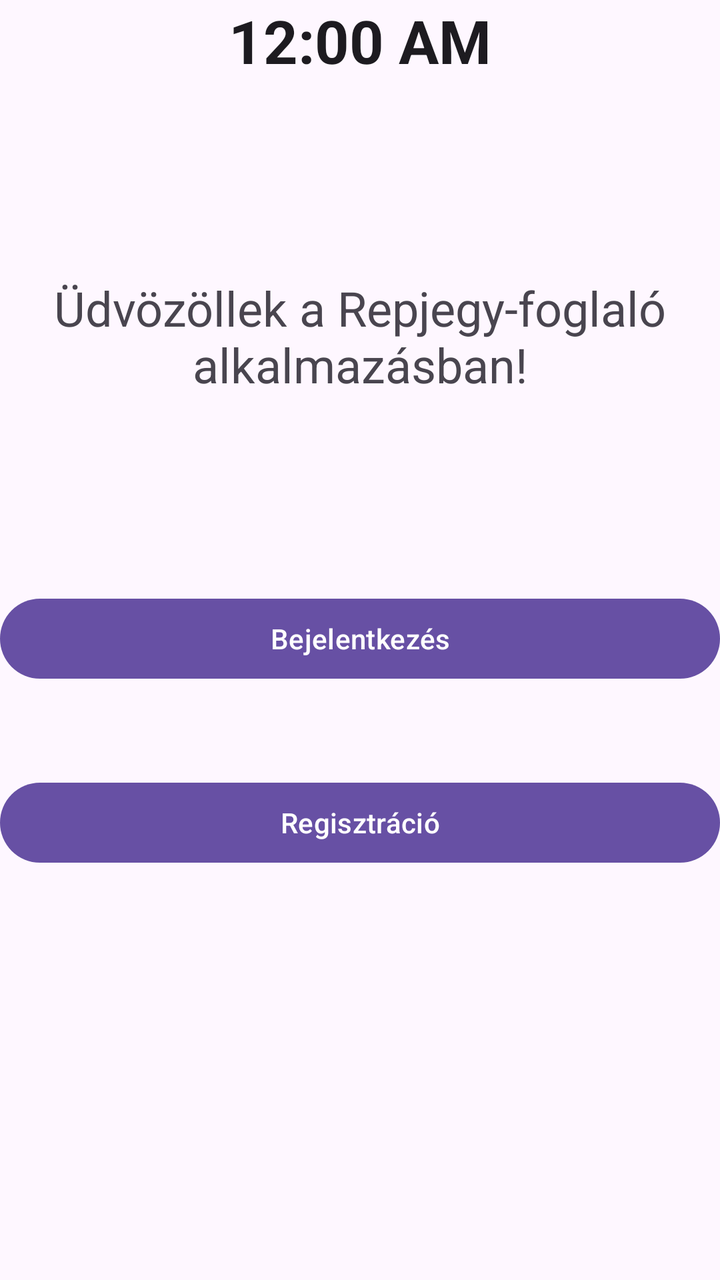
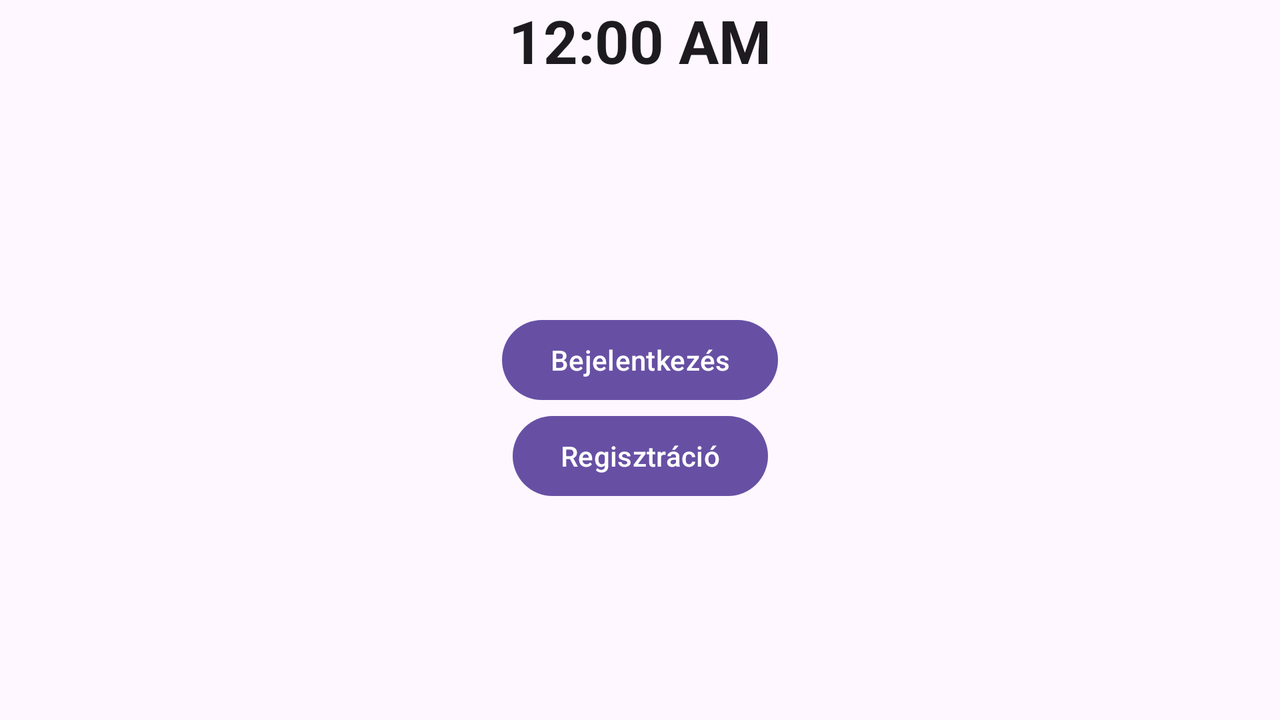

Compare how this app lays out the same screen by default and in its alternative resource folder. The renders come first, then the two layout files and the values they reference.
<!-- AndroidManifest.xml: application theme Theme.RepjegyFoglalas -->
<!-- res/layout/activity_main.xml -->
<?xml version="1.0" encoding="utf-8"?>
<androidx.constraintlayout.widget.ConstraintLayout xmlns:android="http://schemas.android.com/apk/res/android"
    xmlns:app="http://schemas.android.com/apk/res-auto"
    xmlns:tools="http://schemas.android.com/tools"
    android:layout_width="match_parent"
    android:layout_height="match_parent"
    tools:context=".MainActivity">

    <TextClock
        android:id="@+id/clockTimer"
        android:layout_width="match_parent"
        android:layout_height="wrap_content"
        android:textAlignment="center"
        android:textSize="30sp"
        android:textStyle="bold"
        android:visibility="visible"
        app:layout_constraintTop_toTopOf="parent"
        tools:visibility="visible" />

    <Button
        android:id="@+id/loginButton"
        android:layout_width="0dp"
        android:layout_height="wrap_content"
        android:text="@string/login"
        app:layout_constraintBottom_toBottomOf="parent"
        app:layout_constraintEnd_toEndOf="parent"
        app:layout_constraintHorizontal_bias="0.0"
        app:layout_constraintStart_toStartOf="parent"
        app:layout_constraintTop_toTopOf="parent"
        app:layout_constraintVertical_bias="0.499" />

    <Button
        android:id="@+id/registerButton"
        android:layout_width="0dp"
        android:layout_height="wrap_content"
        android:text="@string/register"
        app:layout_constraintBottom_toBottomOf="parent"
        app:layout_constraintEnd_toEndOf="parent"
        app:layout_constraintHorizontal_bias="0.0"
        app:layout_constraintStart_toStartOf="parent"
        app:layout_constraintTop_toBottomOf="@id/loginButton"
        app:layout_constraintVertical_bias="0.177" />

    <TextView
        android:id="@+id/textView3"
        android:layout_width="wrap_content"
        android:layout_height="wrap_content"
        android:fontFamily="sans-serif"
        android:text="@string/title"
        android:textAlignment="center"
        android:textSize="24sp"
        app:layout_constraintBottom_toTopOf="@+id/loginButton"
        app:layout_constraintEnd_toEndOf="parent"
        app:layout_constraintStart_toStartOf="parent"
        app:layout_constraintTop_toBottomOf="@+id/clockTimer"
        tools:text="Üdvözöllek a Repjegy-foglaló alkalmazásban!" />

</androidx.constraintlayout.widget.ConstraintLayout>
<!-- resources referenced by this layout -->
<resources>
  <string name="login">Bejelentkezés</string>
  <string name="register">Regisztráció</string>
  <string name="title">Üdvözöllek a Repjegy-foglaló alkalmazásban!</string>
  <style name="Theme.RepjegyFoglalas" parent="Base.Theme.RepjegyFoglalas" />
  <style name="Base.Theme.RepjegyFoglalas" parent="Theme.Material3.DayNight.NoActionBar">
          
          
      </style>
</resources>
<!-- res/layout-land/activity_main.xml (the repository's variant of the layout above) -->
<!-- drawn on the phone turned sideways -->
<?xml version="1.0" encoding="utf-8"?>
<androidx.constraintlayout.widget.ConstraintLayout xmlns:android="http://schemas.android.com/apk/res/android"
    xmlns:app="http://schemas.android.com/apk/res-auto"
    xmlns:tools="http://schemas.android.com/tools"
    android:layout_width="match_parent"
    android:layout_height="match_parent"
    tools:context=".MainActivity">

    <TextClock
        android:id="@+id/clockTimer"
        android:layout_width="match_parent"
        android:layout_height="wrap_content"
        android:textAlignment="center"
        android:textSize="30sp"
        android:textStyle="bold"
        android:visibility="visible"
        app:layout_constraintTop_toTopOf="parent"
        tools:visibility="visible" />

    <Button
        android:id="@+id/loginButton"
        android:layout_width="wrap_content"
        android:layout_height="wrap_content"
        android:text="@string/login"
        app:layout_constraintEnd_toEndOf="parent"
        app:layout_constraintStart_toStartOf="parent"
        app:layout_constraintTop_toTopOf="parent"
        app:layout_constraintBottom_toBottomOf="parent" />

    <Button
        android:id="@+id/registerButton"
        android:layout_width="wrap_content"
        android:layout_height="wrap_content"
        android:text="@string/register"
        app:layout_constraintEnd_toEndOf="parent"
        app:layout_constraintStart_toStartOf="parent"
        app:layout_constraintTop_toBottomOf="@id/loginButton" />

</androidx.constraintlayout.widget.ConstraintLayout>
<!-- resources referenced by the variant -->
<!-- as the phone turned sideways resolves them -->
<resources>
  <string name="login">Bejelentkezés</string>
  <string name="register">Regisztráció</string>
  <style name="Theme.RepjegyFoglalas" parent="Base.Theme.RepjegyFoglalas" />
  <style name="Base.Theme.RepjegyFoglalas" parent="Theme.Material3.DayNight.NoActionBar">
          
          
      </style>
</resources>
